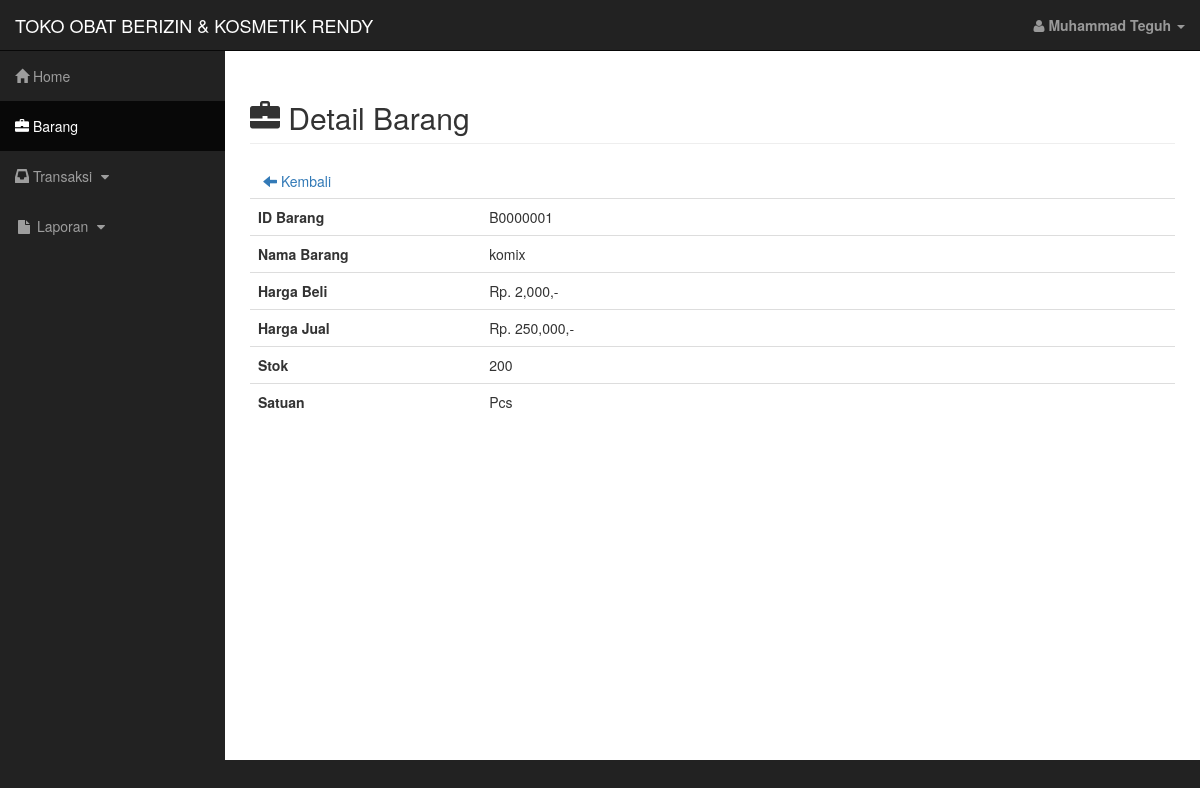
/barang/det_barang.php?id=B0000001 (signed in), run on the app's committed database.
### tables this page shows
CREATE TABLE IF NOT EXISTS `barang` (
  `id_barang` varchar(8) NOT NULL default '',
  `nama_barang` varchar(50) default NULL,
  `harga_beli` int(10) default NULL,
  `harga_jual` int(10) default NULL,
  `stok` int(10) default NULL,
  `satuan` varchar(20) default NULL,
  PRIMARY KEY  (`id_barang`)
);

### session.php (called while the page is built, shortened)
<?php
$user_check=$_SESSION['login_user'];
$ses_sql=mysql_query("SELECT * FROM admin WHERE username='$user_check'");
$row = mysql_fetch_assoc($ses_sql);
$login_session = $row['nama_lengkap'];
?>

### barang/det_barang.php (the view, shortened to what this page needs)
<!DOCTYPE html>
<html lang="en">
	<head>
		<link href="../assets/css/bootstrap.min.css" rel="stylesheet">
		<link href="../assets/css/sb-admin.css" rel="stylesheet">
		<link href="../assets/css/plugins/morris.css" rel="stylesheet">
		<link href="../assets/font-awesome/css/font-awesome.min.css" rel="stylesheet" type="text/css">
	</head>
	<body>
		<div id="wrapper">
			<?php include 'header.php'; ?>
			<div id="page-wrapper">
				<div class="container-fluid">
					<div class="row">
						<div class="col-lg-12">
							<h2 class="page-header">
								<i class="glyphicon glyphicon-briefcase"></i> Detail Barang
							</h2>
							<a class="btn" href="barang.php"><span class="glyphicon glyphicon-arrow-left"></span>  Kembali</a>
						</div>
					</div>
					<?php
						$id_barang = mysql_real_escape_string($_GET['id']);
						$det = mysql_query("SELECT * FROM barang WHERE id_barang='$id_barang'")or die(mysql_error());
						while($d=mysql_fetch_array($det)){
					?>
					<table class="table">
						<tr>
							<th class="col-md-3" style="text-align: left">ID Barang</th>
							<td style="text-align: left"><?php echo $d['id_barang'] ?></td>
						</tr>
						<tr>
							<th class="col-md-3" style="text-align: left">Nama Barang</th>
							<td style="text-align: left"><?php echo $d['nama_barang'] ?></td>
						</tr>
						<tr>
							<th class="col-md-3" style="text-align: left">Harga Beli</th>
							<td style="text-align: left">Rp. <?php echo number_format($d['harga_beli']); ?>,-</td>
						</tr>
						<tr>
							<th class="col-md-3" style="text-align: left">Harga Jual</th>
							<td style="text-align: left">Rp. <?php echo number_format($d['harga_jual']); ?>,-</td>
						</tr>
						<tr>
							<th class="col-md-3" style="text-align: left">Stok</th>
							<td style="text-align: left"><?php echo $d['stok'] ?></td>
						</tr>
						<tr>
							<th class="col-md-3" style="text-align: left">Satuan</th>
							<td style="text-align: left"><?php echo $d['satuan'] ?></td>
						</tr>
					</table>
					<?php
						}
					?>
				</div>
			</div>
		</div>
	</body>
</html>

### barang/header.php (shortened to what this page needs)
<?php
	include '../session.php';
?>
<nav class="navbar navbar-inverse navbar-fixed-top" role="navigation">
	<div class="navbar-header">
		<a class="navbar-brand" href="../admin/index.php">TOKO OBAT BERIZIN & KOSMETIK RENDY</a>
	</div>
	<ul class="nav navbar-right top-nav">
		<li class="dropdown">
			<a href="#" class="dropdown-toggle" data-toggle="dropdown"><i class="fa fa-user"></i> <b><?php echo $login_session;?></b> <b class="caret"></b></a>
		</li>
	</ul>
	<div class="collapse navbar-collapse navbar-ex1-collapse">
		<ul class="nav navbar-nav side-nav">
			<li>
				<a href="../admin/index.php"><i class="glyphicon glyphicon-home"></i> Home</a>
			</li>
			<li class="active">
				<a href="barang.php"><i class="glyphicon glyphicon-briefcase"></i> Barang</a>
			</li>
			<li>
				<a href="javascript:;" data-toggle="collapse" data-target="#transaksi"><i class="glyphicon glyphicon-inbox"></i> Transaksi <i class="fa fa-fw fa-caret-down"></i></a>
			</li>
			<li>
				<a href="javascript:;" data-toggle="collapse" data-target="#laporan"><i class="fa fa-fw fa-file"></i> Laporan <i class="fa fa-fw fa-caret-down"></i></a>
			</li>
		</ul>
	</div>
</nav>

### assets/css/sb-admin.css (style rules this page uses)
body { margin-top: 100px; background-color: #222; }
@media (min-width:768px) { body { margin-top: 50px; } }
#wrapper { padding-left: 0; }
#page-wrapper { width: 100%; padding: 0; background-color: #fff; }
@media (min-width:768px) { #wrapper { padding-left: 225px; } }
@media (min-width:768px) { #page-wrapper { padding: 10px; padding-bottom : 320px; } }
.top-nav { padding: 0 15px; }
.top-nav>li { display: inline-block; float: left; }
.top-nav>li>a { padding-top: 15px; padding-bottom: 15px; line-height: 20px; color: #999; }
@media (min-width:768px) { .side-nav { position: fixed; top: 51px; left: 225px; width: 225px; margin-left: -225px; border: none; border-radius: 0; overflow-y: auto; background-color: #222; bottom: 0; overflow-x: hidden; padding-bottom: 40px; } }
@media (min-width:768px) { .side-nav>li>a { width: 225px; } }
.table1, th, td { padding: 8px 20px; text-align: center; }

### data on the page
barang: id_barang "B0000001", nama_barang "komix", harga_beli "2,000", harga_jual "250,000", stok "200", satuan "Pcs"

### other printed values
$login_session "Muhammad Teguh"
